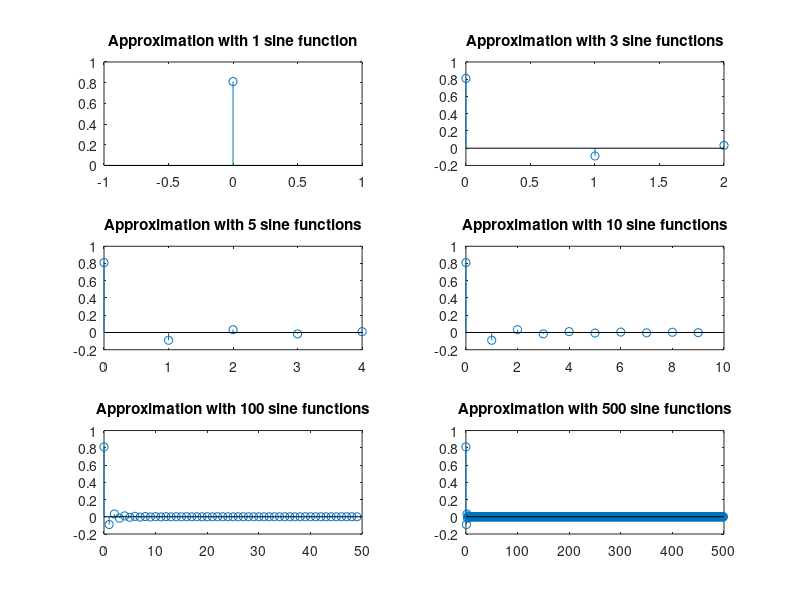

Source code (MATLAB):
sc = figure ('name', 'Triangle waves - freq');
figure(sc);
y = 0;

for k = 0
    A = ((-1).^k)*(8/((pi.^2)*((2*k+1).^2)));
end
subplot(3,2,1)
stem(k,A)
hold on
title('Approximation with 1 sine function')


A = zeros(1,3);
for k = 0:2; 
    A(1,k+1) = ((-1).^k)*(8/(((pi).^2)*((2*k+1).^2)));
end
subplot(3,2,2)
k = 0:1:2
stem(k,A)
hold on
title('Approximation with 3 sine functions')


A = zeros(1,5);
for k = 0:4; 
    A(1,k+1) = ((-1).^k)*(8/((pi.^2)*((2*k+1).^2)));
end
subplot(3,2,3)
k = 0:1:4;
stem(k,A)
hold on
title('Approximation with 5 sine functions')


A = zeros(1,10);
for k = 0:9; 
    A(1,k+1) = ((-1).^k)*(8/((pi.^2)*((2*k+1).^2)));
end
subplot(3,2,4)
k = 0:1:9;

stem(k,A)
hold on
title('Approximation with 10 sine functions')


A = zeros(1,50);
for k = 0:49; 
    A(1,k+1) = ((-1).^k)*(8/((pi.^2)*((2*k+1).^2)));
end
subplot(3,2,5)
k = 0:1:49;
stem(k,A)
hold on
title('Approximation with 100 sine functions')

A = zeros(1,500);
for k = 0:499; 
    A(1,k+1) = ((-1).^k)*(8/((pi.^2)*((2*k+1).^2)));
end
subplot(3,2,6)
k = 0:1:499;
stem(k,A)
hold on
title('Approximation with 500 sine functions')